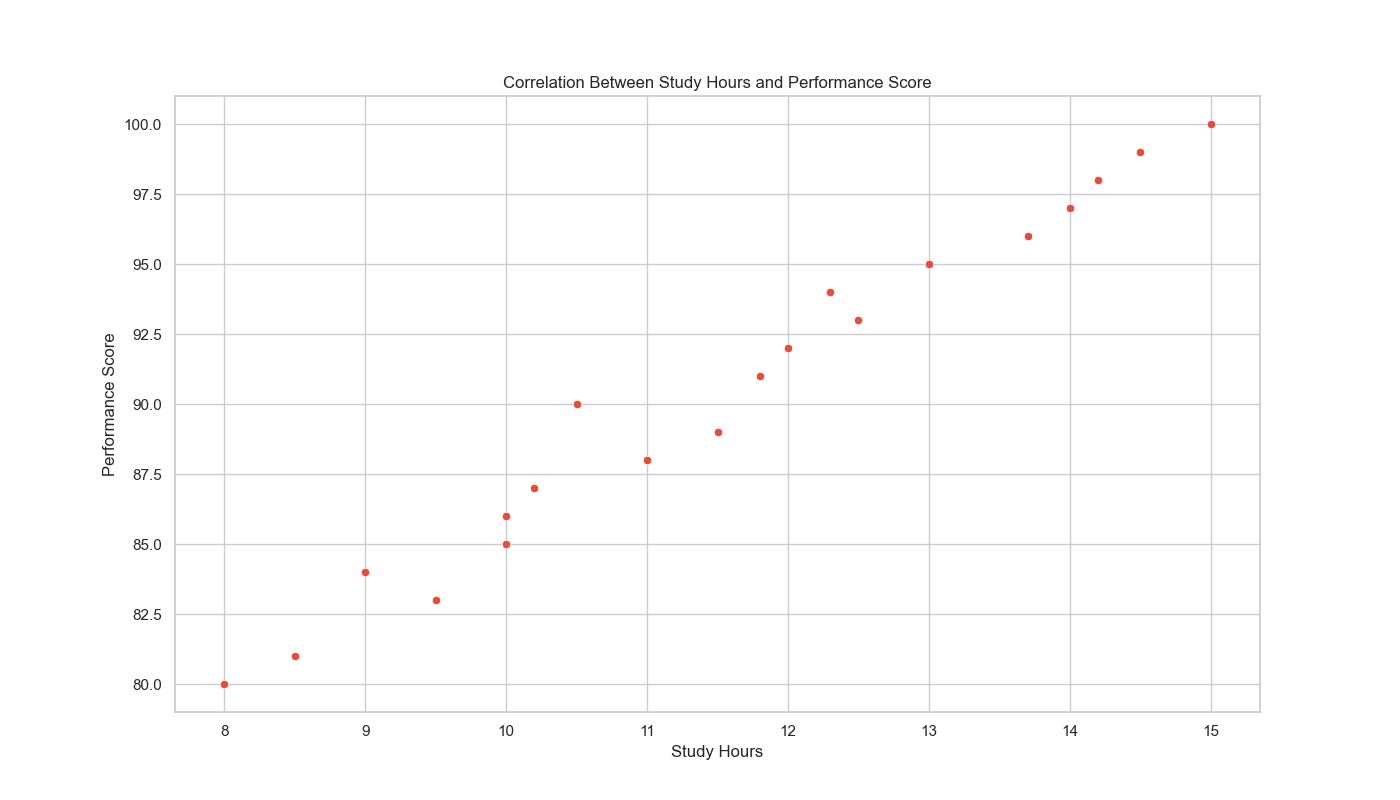

Here is the Python script that generated this plot:

import pandas as pd
import seaborn as sns
import matplotlib.pyplot as plt

# Define the data
data = {
    'Performance_Score': [85, 88, 90, 92, 95, 89, 93, 97, 84, 86, 80, 91, 94, 96, 98, 83, 87, 81, 99, 100],
    'Study_Hours': [10, 11, 10.5, 12, 13, 11.5, 12.5, 14, 9, 10, 8, 11.8, 12.3, 13.7, 14.2, 9.5, 10.2, 8.5, 14.5, 15]
}

# Convert data to a DataFrame
df = pd.DataFrame(data)

# Set the aesthetic style of the plots
sns.set_theme(style="whitegrid")

# Create the scatterplot with custom figure size (width & height)
plt.figure(figsize=(14, 8))

# Plot the scatterplot with a specific color scheme
sns.scatterplot(x='Study_Hours', y='Performance_Score', data=df, color="#e74c3c")

# Set title and labels for axes
plt.title('Correlation Between Study Hours and Performance Score')
plt.xlabel('Study Hours')
plt.ylabel('Performance Score')

# Show the plot
plt.show()
